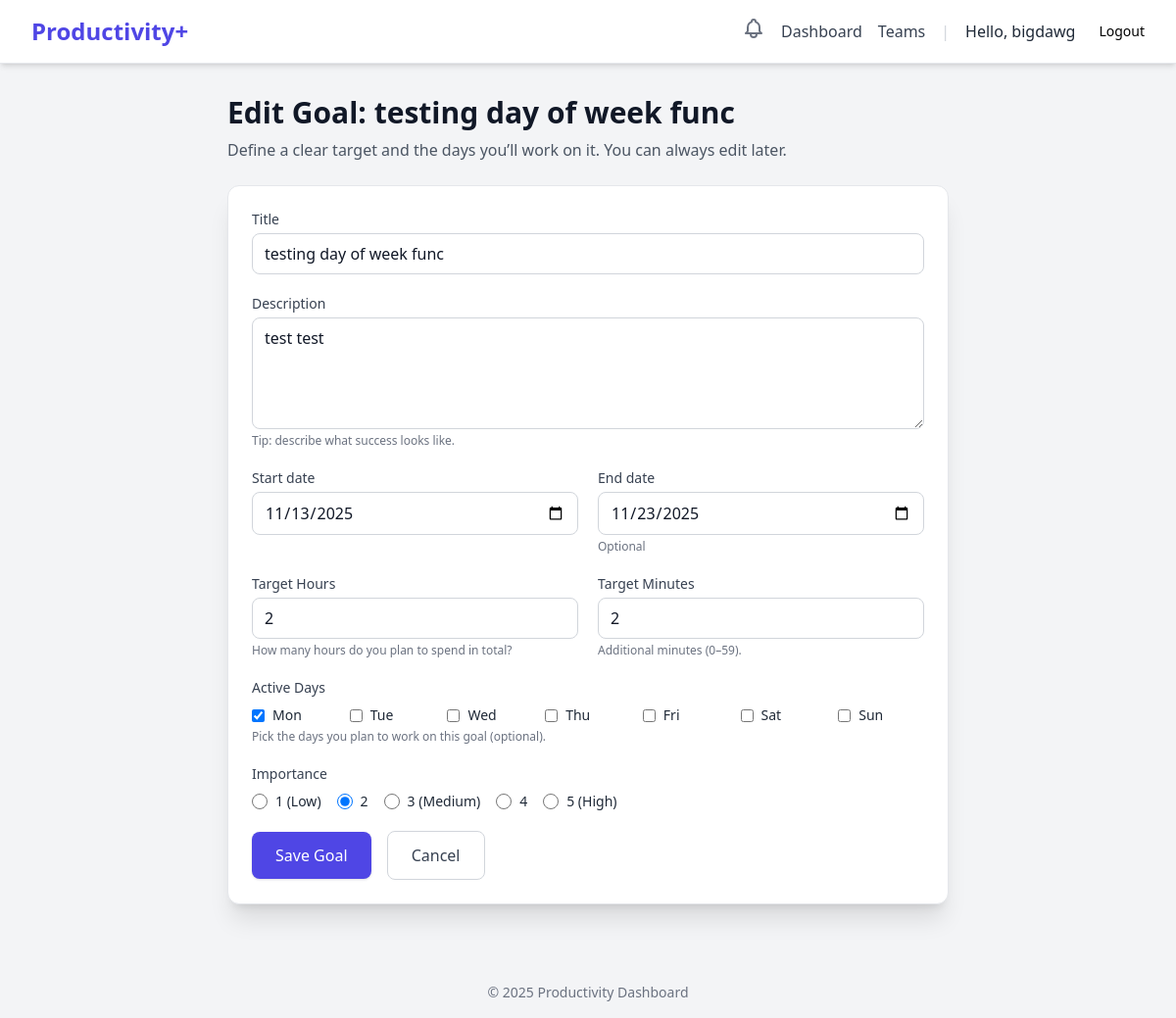
Screenshot of /dashboard/goal/3/edit/ (signed in) with the database file from the repository.
### users/models.py (models this page shows, shortened)
class CustomUser(AbstractUser):
    class Role(models.TextChoices):
        USER = 'USER', 'User'
        ADMIN = 'ADMIN', 'Admin'
    role = models.CharField(max_length=50, choices=Role.choices, default=Role.USER)
    email = models.EmailField(unique=True)
    created_at = models.DateTimeField(auto_now_add=True)

### dashboard/models.py (models this page shows, shortened)
class BaseGoal(models.Model):
    title = models.CharField(max_length=255)
    description = models.TextField(blank=True, null=True)
    start_date = models.DateField()
    end_date = models.DateField(blank=True, null=True)
    target_time = models.DurationField(
        help_text="Target time to spend"
    )
    real_time = models.DurationField(
        default=timedelta(seconds=0),
        help_text="Actual time spent so far"
    )
    completed = models.BooleanField(default=False)
    created_at = models.DateTimeField(auto_now_add=True)
    updated_at = models.DateTimeField(auto_now=True)
    class Meta:
        abstract = True # This makes it a template, not a database table
        ordering = ['-created_at']

class PersonalGoal(BaseGoal):
    user = models.ForeignKey(
        settings.AUTH_USER_MODEL,
        on_delete=models.CASCADE,
        related_name='goals'
    )
    days_of_the_week = models.CharField(max_length=7, blank=True)
    importance_level = models.PositiveSmallIntegerField(
        default=1,
        validators = [MinValueValidator(1), MaxValueValidator(5)])
    class Meta:
        db_table = 'dashboard_goal'

### dashboard/views.py (the view)
# urls.py: path('goal/<int:goal_id>/edit/', views.goal_edit_view, name='goal_edit'),
@login_required
def goal_edit_view(request, goal_id):
    goal = get_object_or_404(PersonalGoal, pk=goal_id)
    is_authorized = False
    if goal.user == request.user:
        is_authorized = True
    """
    # Check 2: Is this a Team Goal, and is the user a Team Admin?
    if hasattr(goal, 'teamgoal') and goal.teamgoal.team:
        try:
            member_role = TeamMember.objects.get(
                user=request.user,
                team=goal.teamgoal.team
            ).role
            if member_role == TeamMember.Role.ADMIN:
                is_authorized = True
        except TeamMember.DoesNotExist:
            pass # Not a member, so not an admin

    """
    if not is_authorized:
        messages.error(request, f"You do not have permission to edit the goal '{goal.title}'.")
        return redirect('dashboard:dashboard_view')
    if request.method == 'POST':
        form = GoalForm(request.POST, instance=goal)
        if form.is_valid():
            form.save()
            messages.success(request, f"Goal '{goal.title}' updated successfully!")
            return redirect('dashboard:dashboard_view')
    else:
        form = GoalForm(instance=goal)
    context = {
        'form': form,
        'page_title': f'Edit Goal: {goal.title}'
    }
    return render(request, 'dashboard/goal_form.html', context)

### users/context_processors.py (called while the page is built)
def unread_notifications(request):
    if request.user.is_authenticated:
        notifications = Notification.objects.filter(
            user=request.user,
            is_read=False
        )
        return {
            'unread_notifications': notifications,
            'unread_notification_count': notifications.count()
        }
    return {}

### templates/dashboard/goal_form.html (shortened to what this page needs)
{% extends "base.html" %}
{% block content %}
<div class="max-w-3xl mx-auto py-8 px-4">
  <h1 class="text-3xl font-bold text-gray-900 mb-2">{{ page_title }}</h1>
  <p class="text-gray-600 mb-6">
    Define a clear target and the days you’ll work on it. You can always edit later.
  </p>
  <form method="post" class="bg-white shadow-xl rounded-xl p-6 border border-gray-200">
    <div class="mb-5">
      <label class="block text-sm font-medium text-gray-700">{{ form.title.label }}</label>
      {{ form.title }}
    </div>
    <div class="mb-5">
      <label class="block text-sm font-medium text-gray-700">{{ form.description.label }}</label>
      {{ form.description }}
      <p class="text-xs text-gray-500 mt-1">Tip: describe what success looks like.</p>
    </div>
    <div class="grid grid-cols-1 md:grid-cols-2 gap-5 mb-5">
      <div>
        <label class="block text-sm font-medium text-gray-700">{{ form.start_date.label }}</label>
        {{ form.start_date }}
      </div>
      <div>
        <label class="block text-sm font-medium text-gray-700">{{ form.end_date.label }}</label>
        {{ form.end_date }}
        <p class="text-xs text-gray-500 mt-1">Optional</p>
      </div>
    </div>
    <div class="grid grid-cols-1 md:grid-cols-2 gap-5 mb-5">
      <div>
        <label class="block text-sm font-medium text-gray-700">{{ form.target_hours.label }}</label>
        {{ form.target_hours }}
        <p class="text-xs text-gray-500 mt-1">{{ form.target_hours.help_text }}</p>
      </div>
      <div>
        <label class="block text-sm font-medium text-gray-700">{{ form.target_minutes.label }}</label>
        {{ form.target_minutes }}
        <p class="text-xs text-gray-500 mt-1">{{ form.target_minutes.help_text }}</p>
      </div>
    </div>
    <div class="mb-5">
      <label class="block text-sm font-medium text-gray-700">{{ form.days_selection.label }}</label>
      <div class="mt-2 grid grid-cols-3 sm:grid-cols-7 gap-3">
        {% for checkbox in form.days_selection %}
          <label class="inline-flex items-center space-x-2">
            {{ checkbox.tag }}
            <span class="text-sm text-gray-800">{{ checkbox.choice_label }}</span>
          </label>
        {% endfor %}
      </div>
      <p class="text-xs text-gray-500 mt-1">{{ form.days_selection.help_text }}</p>
    </div>
    <div class="mb-5">
      <label class="block text-sm font-medium text-gray-700">{{ form.importance_level.label }}</label>
      <div class="mt-2 flex flex-wrap gap-4">
        {% for radio in form.importance_level %}
          <label class="inline-flex items-center space-x-2">
            {{ radio.tag }} <span class="text-sm text-gray-800">{{ radio.choice_label }}</span>
          </label>
        {% endfor %}
      </div>
    </div>
    <button type="submit"
      class="w-full md:w-auto px-6 py-3 rounded-lg bg-indigo-600 text-white font-medium shadow hover:bg-indigo-700 focus:outline-none focus:ring-2 focus:ring-indigo-500">
      Save Goal
    </button>
    <a href="{% url 'dashboard:dashboard_view' %}"
       class="ml-3 inline-block px-6 py-3 rounded-lg border border-gray-300 text-gray-700 hover:bg-gray-50">
      Cancel
    </a>
  </form>
</div>
{% endblock %}

### templates/base.html (shortened to what this page needs)
{% load static %}
<!DOCTYPE html>
<html lang="en">
<head>
    <script src="https://cdn.tailwindcss.com"></script>
</head>
<body class="bg-gray-100 font-sans">
    <nav class="bg-white shadow-md border-b border-gray-200">
        <div class="max-w-7xl mx-auto px-4 sm:px-6 lg:px-8">
            <div class="flex justify-between items-center h-16">
                <div class="flex-shrink-0">
                    <a href="{% url 'index' %}" class="text-2xl font-bold text-indigo-600">Productivity+</a>
                </div>
                <div class="flex items-center space-x-4">
                    {% if user.is_authenticated %}
                    <div class="relative">
                        <button id="notification-bell" class="text-gray-500 hover:text-gray-700">
                        </button>
                        </div>
                        <a href="{% url 'dashboard:dashboard_view' %}" class="text-gray-700 hover:text-indigo-600">Dashboard</a>
                        <a href="{% url 'teams:team_list' %}" class="text-gray-700 hover:text-indigo-600">Teams</a>
                        <span class="text-gray-300">|</span>
                        <span class="text-gray-800 font-medium">Hello, {{ user.username }}</span>
                        <form method="post" action="{% url 'logout' %}" class="flex items-center">
                            <button type="submit" class="ml-2 button button-secondary-danger text-sm">
                                Logout
                            </button>
                        </form>
                    {% else %}
                        <a href="{% url 'login' %}" class="button button-primary">Login</a>
                        <a href="{% url 'register' %}" class="button button-secondary">Sign Up</a>
                    {% endif %}
                </div>
            </div>
        </div>
    </nav>
    <main>
        {% block content %}
        {% endblock %}
    </main>
    <footer class="text-center py-4 mt-8 text-gray-500 text-sm">
        &copy; {% now "Y" %} Productivity Dashboard
    </footer>
</body>
</html>

### rows the page displays
CustomUser: username "bigdawg"
PersonalGoal: title "testing day of week func", description "test test", start_date "11/13/2025", end_date "11/23/2025"

### other values shown
{{ page_title }} "Edit Goal: testing day of week func"
{{ checkbox.choice_label }} "Mon" "Tue" "Wed" "Thu" "Fri" "Sat" "Sun"
{{ radio.choice_label }} "1 (Low)" "2" "3 (Medium)" "4" "5 (High)"
